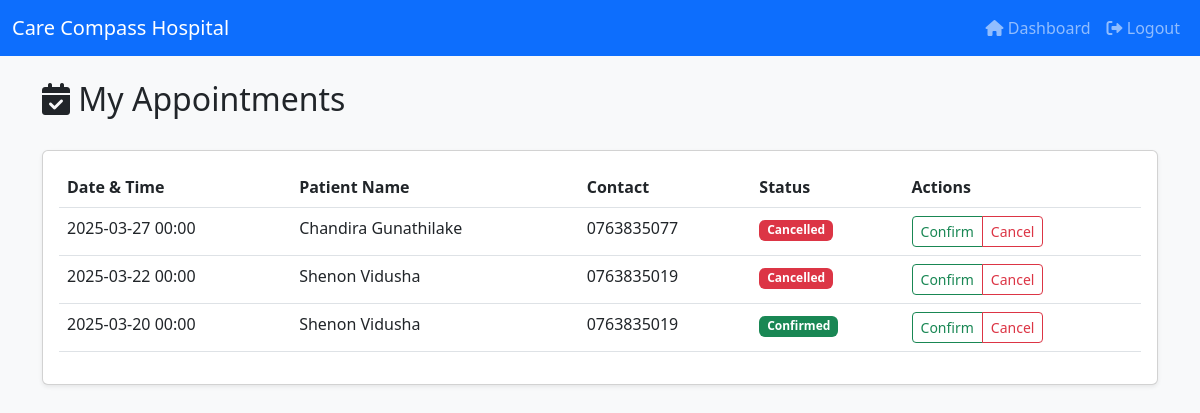
/doctor/appointments.php (signed in), run on the app's committed database.
### tables this page shows
CREATE TABLE appointments (
                id INTEGER PRIMARY KEY AUTOINCREMENT,
                patient_id INTEGER NOT NULL,
                doctor_id INTEGER NOT NULL,
                appointment_date DATE NOT NULL,
                appointment_time TIME NOT NULL,
                status TEXT NOT NULL CHECK(status IN ("pending", "confirmed", "cancelled", "completed")),
                notes TEXT,
                created_at DATETIME DEFAULT CURRENT_TIMESTAMP,
                FOREIGN KEY (patient_id) REFERENCES users(id) ON DELETE CASCADE,
                FOREIGN KEY (doctor_id) REFERENCES users(id) ON DELETE CASCADE
            );

CREATE TABLE users (
                id INTEGER PRIMARY KEY AUTOINCREMENT,
                username TEXT UNIQUE NOT NULL,
                password TEXT NOT NULL,
                email TEXT UNIQUE NOT NULL,
                first_name TEXT NOT NULL,
                last_name TEXT,
                phone TEXT,
                user_type TEXT NOT NULL CHECK(user_type IN ("admin", "doctor", "patient", "staff")),
                specialization TEXT,
                last_login DATETIME,
                created_at DATETIME DEFAULT CURRENT_TIMESTAMP
            , consultation_fee DECIMAL(10,2) DEFAULT 0.00);

### doctor/appointments.php (the view, shortened to what this page needs)
<?php
$db = getDBConnection();
$doctor_id = $_SESSION['user_id'];
$stmt = $db->prepare('
    SELECT
        a.*,
        p.first_name as patient_first_name,
        p.last_name as patient_last_name,
        p.phone as patient_phone
    FROM appointments a
    JOIN users p ON a.patient_id = p.id
    WHERE a.doctor_id = :doctor_id
    ORDER BY a.appointment_date DESC
');
$stmt->bindValue(':doctor_id', $doctor_id, SQLITE3_INTEGER);
$result = $stmt->execute();
$appointments = [];
while ($row = $result->fetchArray(SQLITE3_ASSOC)) {
    $appointments[] = $row;
}
?>
<!DOCTYPE html>
<html>
<head>
    <link href="https://cdn.jsdelivr.net/npm/bootstrap@5.3.0/dist/css/bootstrap.min.css" rel="stylesheet">
    <link href="https://cdnjs.cloudflare.com/ajax/libs/font-awesome/6.0.0/css/all.min.css" rel="stylesheet">
</head>
<body class="bg-light">
    <nav class="navbar navbar-expand-lg navbar-dark bg-primary">
        <div class="container-fluid">
            <a class="navbar-brand" href="dashboard.php">Care Compass Hospital</a>
            <div class="collapse navbar-collapse" id="navbarNav">
                <ul class="navbar-nav ms-auto">
                    <li class="nav-item">
                        <a class="nav-link" href="dashboard.php">
                            <i class="fas fa-home"></i> Dashboard
                        </a>
                    </li>
                    <li class="nav-item">
                        <a class="nav-link" href="../logout.php">
                            <i class="fas fa-sign-out-alt"></i> Logout
                        </a>
                    </li>
                </ul>
            </div>
        </div>
    </nav>
    <div class="container py-4">
        <div class="row mb-4">
            <div class="col">
                <h2><i class="fas fa-calendar-check"></i> My Appointments</h2>
            </div>
        </div>
        <div class="card shadow-sm">
            <div class="card-body">
                <div class="table-responsive">
                    <table class="table table-hover">
                        <thead>
                            <tr>
                                <th>Date & Time</th>
                                <th>Patient Name</th>
                                <th>Contact</th>
                                <th>Status</th>
                                <th>Actions</th>
                            </tr>
                        </thead>
                        <tbody>
                            <?php if (empty($appointments)): ?>
                            <tr>
                                <td colspan="5" class="text-center">No appointments found</td>
                            </tr>
                            <?php else: ?>
                                <?php foreach ($appointments as $appointment): ?>
                                <tr>
                                    <td><?php echo htmlspecialchars(date('Y-m-d H:i', strtotime($appointment['appointment_date']))); ?></td>
                                    <td><?php echo htmlspecialchars($appointment['patient_first_name'] . ' ' . $appointment['patient_last_name']); ?></td>
                                    <td><?php echo htmlspecialchars($appointment['patient_phone']); ?></td>
                                    <td>
                                        <span class="badge bg-<?php
                                            echo match($appointment['status']) {
                                                'pending' => 'warning',
                                                'confirmed' => 'success',
                                                'cancelled' => 'danger',
                                                default => 'secondary'
                                            };
                                        ?>">
                                            <?php echo ucfirst(htmlspecialchars($appointment['status'])); ?>
                                        </span>
                                    </td>
                                    <td>
                                        <div class="btn-group btn-group-sm">
                                            <button type="button" class="btn btn-outline-success"
                                                    onclick="updateStatus(<?php echo $appointment['id']; ?>, 'confirmed')">
                                                Confirm
                                            </button>
                                            <button type="button" class="btn btn-outline-danger"
                                                    onclick="updateStatus(<?php echo $appointment['id']; ?>, 'cancelled')">
                                                Cancel
                                            </button>
                                        </div>
                                    </td>
                                </tr>
                                <?php endforeach; ?>
                            <?php endif; ?>
                        </tbody>
                    </table>
                </div>
            </div>
        </div>
    </div>
</body>
</html>

### data on the page
appointments: appointment_date "2025-03-27 00:00", patient.last_name "Chandira Gunathilake", patient.phone "0763835077", status "Cancelled"
appointments: appointment_date "2025-03-22 00:00", patient.last_name "Shenon Vidusha", patient.phone "0763835019", status "Cancelled"
appointments: appointment_date "2025-03-20 00:00", patient.last_name "Shenon Vidusha", patient.phone "0763835019", status "Confirmed"
